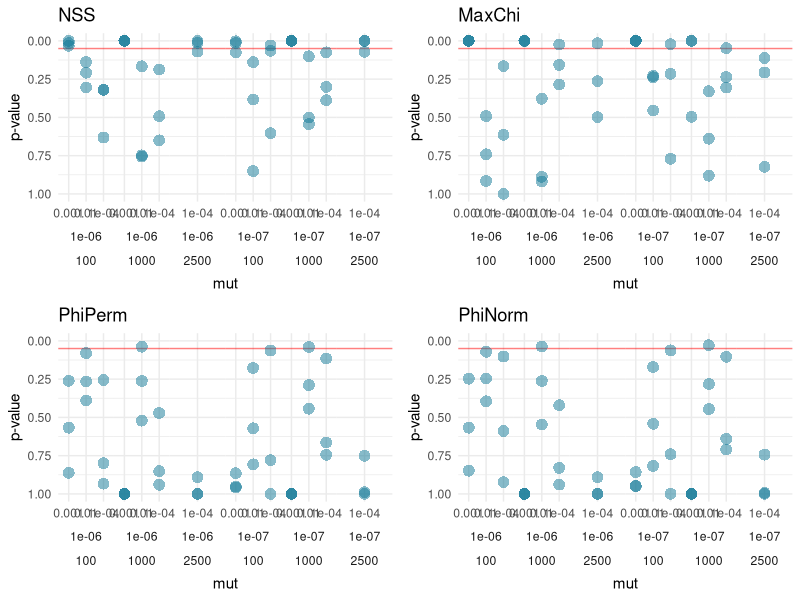

Recreate this plot in R. (Note: this script raises an error after producing the figure.)
#!/usr/local/bin Rscript

library(dplyr)
library(ggplot2)
library(gridExtra)
library(viridis)

x <- read.csv("out/phipack_s_stats.csv")
#x <- arrange(x, seqLen, rec, mut, rep)

# Set parameters as factors for plotting 
x[,1:5] <- sapply(x[,1:5], as.factor)

# Note: calling X stat for y aesthetic via for loop and function fails as it 
# calls "X" rather than unquoted X. Plotting individually.

# NSS
p1 <- ggplot(x) +
  theme_minimal() +
  scale_y_reverse() +
  coord_cartesian(ylim = c(1, 0)) +
  ylab("p-value") +
  ggtitle("NSS") +
  geom_hline(yintercept = 0.05, col = "red", alpha = 0.5) +
  geom_point(aes(mut, NSS), size = 4, col = "#107896", alpha = 0.5, stroke = 0) +
  facet_wrap(vars(rec, seqLen), nrow = 1, strip.position = "bottom", scales = "free_x") +
  theme(panel.spacing = unit(0, "lines"),
        strip.background = element_blank(),
        strip.placement = "outside")

# MaxChi
p2 <- ggplot(x) +
  theme_minimal() +
  scale_y_reverse() +
  coord_cartesian(ylim = c(1, 0)) +
  ylab("p-value") +
  ggtitle("MaxChi") +
  geom_hline(yintercept = 0.05, col = "red", alpha = 0.5) +
  geom_point(aes(mut, MaxChi), size = 4, col = "#107896", alpha = 0.5, stroke = 0) +
  facet_wrap(vars(rec, seqLen), nrow = 1, strip.position = "bottom", scales = "free_x") +
  theme(panel.spacing = unit(0, "lines"),
        strip.background = element_blank(),
        strip.placement = "outside")

# PhiPerm
p3 <- ggplot(x) +
  theme_minimal() +
  scale_y_reverse() +
  coord_cartesian(ylim = c(1, 0)) +
  ylab("p-value") +
  ggtitle("PhiPerm") +
  geom_hline(yintercept = 0.05, col = "red", alpha = 0.5) +
  geom_point(aes(mut, PhiPerm), size = 4, col = "#107896", alpha = 0.5, stroke = 0) +
  facet_wrap(vars(rec, seqLen), nrow = 1, strip.position = "bottom", scales = "free_x") +
  theme(panel.spacing = unit(0, "lines"),
        strip.background = element_blank(),
        strip.placement = "outside")

# PhiNorm
p4 <- ggplot(x) +
  theme_minimal() +
  scale_y_reverse() +
  coord_cartesian(ylim = c(1, 0)) +
  ylab("p-value") +
  ggtitle("PhiNorm") +
  geom_hline(yintercept = 0.05, col = "red", alpha = 0.5) +
  geom_point(aes(mut, PhiNorm), size = 4, col = "#107896", alpha = 0.5, stroke = 0) +
  facet_wrap(vars(rec, seqLen), nrow = 1, strip.position = "bottom", scales = "free_x") +
  theme(panel.spacing = unit(0, "lines"),
        strip.background = element_blank(),
        strip.placement = "outside")

# Plot to pdf
pdf("out/phipack.pdf")
grid.arrange(p1, p2, p3, p4)
dev.off()

rm(x, p1, p2, p3, p4)

print("Plotting to out/phipack.pdf")
# print("Writing to 'out/phipack_s_stats_sorted.csv'...")
# write.csv(x, "out/phipack_s_stats_sorted.csv")


#try facet_wrap per thing
x$x <- "x"
ggplot(data = x, aes(x, PhiPerm)) +
  geom_point(aes(col = viridis(seqLen)), size = 5, alpha = 0.5) +
  facet_grid(rows = vars(rec), cols = vars(mut))
